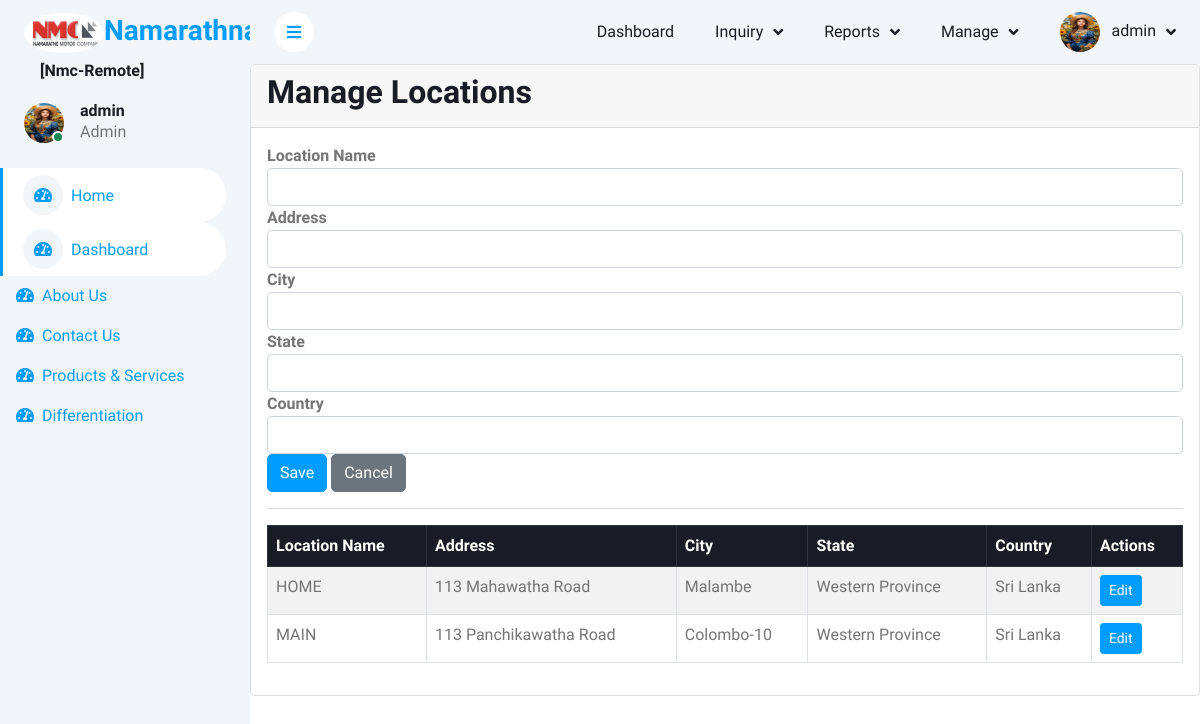
The page /manage_locations.php (signed in) on the database its author committed.
### tables this page shows
CREATE TABLE `locations` (
  `id` int(11) NOT NULL,
  `location_name` varchar(100) NOT NULL,
  `address` varchar(255) DEFAULT NULL,
  `city` varchar(100) DEFAULT NULL,
  `state` varchar(100) DEFAULT NULL,
  `country` varchar(100) DEFAULT NULL,
  `flag` enum('active','inactive') NOT NULL DEFAULT 'active',
  `created_at` timestamp NOT NULL DEFAULT current_timestamp(),
  `updated_at` timestamp NOT NULL DEFAULT current_timestamp() ON UPDATE current_timestamp()
);

### manage_locations.php (the view, shortened to what this page needs)
<?php
include('header.php');
$crud_permissions = $_SESSION['crud_permissions'];
$location_name = '';
$address = '';
$city = '';
$state = '';
$country = '';
try {
    $locations_result = $conn->query("SELECT * FROM locations WHERE flag = 'active' ORDER BY location_name");
    $locations = $locations_result->fetchAll(PDO::FETCH_ASSOC);
} catch (PDOException $e) {
    die("An error occurred: " . $e->getMessage());
}
?>
<!DOCTYPE html>
<html lang="en">
<head>
</head>
<body>
    <div class="card">
        <div class="card-header">
            <h2>Manage Locations</h2>
        </div>
        <div class="card-body">
            <?php if ($crud_permissions['flag_create'] === 'active' || $crud_permissions['flag_update'] === 'active'): ?>
                <form method="POST" action="manage_locations.php">
                <div class="form-group">
                    <label><strong>Location Name</strong></label>
                    <input type="text" class="form-control" name="location_name" value="<?php echo $location_name; ?>" required>
                </div>
                <div class="form-group">
                    <label><strong>Address</strong></label>
                    <input type="text" class="form-control" name="address" value="<?php echo $address; ?>">
                </div>
                <div class="form-group">
                    <label><strong>City</strong></label>
                    <input type="text" class="form-control" name="city" value="<?php echo $city; ?>">
                </div>
                <div class="form-group">
                    <label><strong>State</strong></label>
                    <input type="text" class="form-control" name="state" value="<?php echo $state; ?>">
                </div>
                <div class="form-group">
                    <label><strong>Country</strong></label>
                    <input type="text" class="form-control" name="country" value="<?php echo $country; ?>">
                </div>
                <button type="submit" name="save_location" class="btn btn-primary">Save</button>
                <a href="manage_locations.php" class="btn btn-secondary">Cancel</a>
            </form>
            <?php endif; ?>
            <hr>
            <table class=" table-striped table table-bordered">
            <thead class="table-dark">
                    <tr>
                        <th>Location Name</th>
                        <th>Address</th>
                        <th>City</th>
                        <th>State</th>
                        <th>Country</th>
                        <th>Actions</th>
                    </tr>
                </thead>
                <tbody>
                    <?php if (!empty($locations)): ?>
                        <?php foreach ($locations as $location): ?>
                            <tr>
                                <td><?php echo htmlspecialchars($location['location_name']); ?></td>
                                <td><?php echo htmlspecialchars($location['address']); ?></td>
                                <td><?php echo htmlspecialchars($location['city']); ?></td>
                                <td><?php echo htmlspecialchars($location['state']); ?></td>
                                <td><?php echo htmlspecialchars($location['country']); ?></td>
                                <td>
                                <?php if ($crud_permissions['flag_update'] === 'active'): ?>
                                    <a href="manage_locations.php?edit=<?php echo $location['id']; ?>" class="btn btn-primary btn-sm">Edit</a>
                                    <?php endif; ?>
                                </td>
                            </tr>
                        <?php endforeach; ?>
                    <?php else: ?>
                        <tr>
                            <td colspan="7" class="text-center">No locations found.</td>
                        </tr>
                    <?php endif; ?>
                </tbody>
            </table>
        </div>
    </div>
    <?php include('footer.php'); ?>
</body>
</html>

### css/style.css (style rules this page uses)
:root { --primary: #009CFF; --light: #F3F6F9; --dark: #191C24; }
.btn { transition: .5s; }
.btn.btn-primary { color: #FFFFFF; }

### rows shown on the page
locations: location_name "HOME", address "113 Mahawatha Road", city "Malambe", state "Western Province", country "Sri Lanka"
locations: location_name "MAIN", address "113 Panchikawatha Road", city "Colombo-10", state "Western Province", country "Sri Lanka"

### other values the page prints
$prj_id_ "[Nmc-Remote]"
$_SESSION['username'] "admin"
$_SESSION['role_name'] "Admin"
$menu_item['menu_name_'] "Dashboard"
